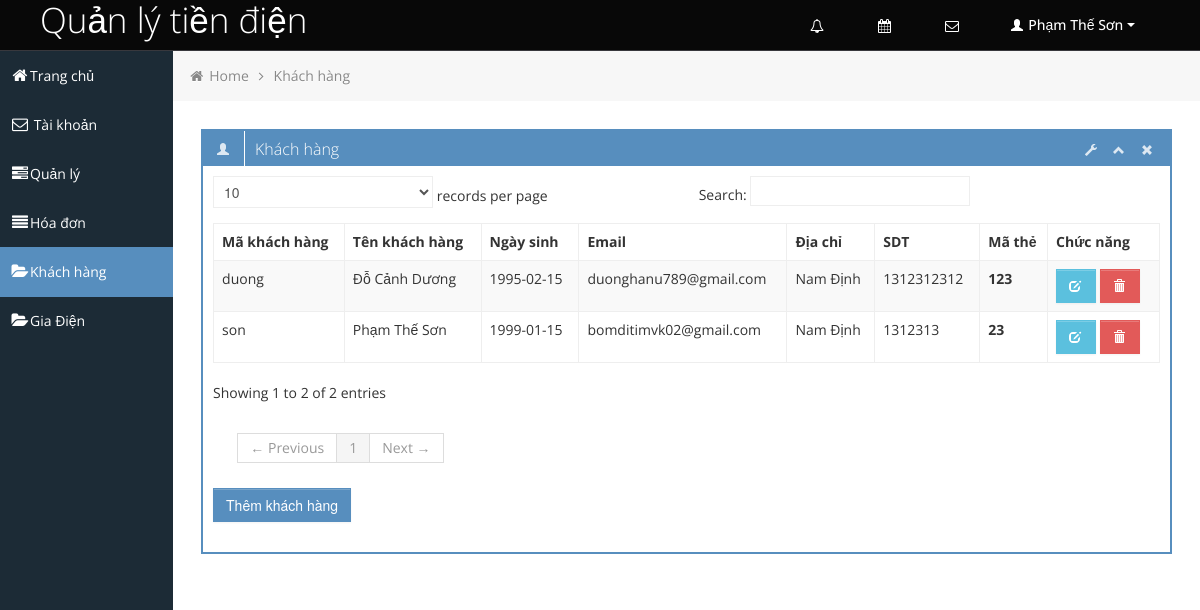
The app's page /Giaodien/QuanLy/khachhang.php (signed in) with its own data.
### tables this page shows
CREATE TABLE `khachhang` (
  `MaKH` varchar(20) NOT NULL COMMENT 'Mã khách hàng',
  `TenKH` varchar(50) NOT NULL COMMENT 'Tên khách hàng',
  `NgaySinh` date NOT NULL COMMENT 'Ngày sinh',
  `Email` varchar(30) NOT NULL,
  `DiaChi` varchar(50) NOT NULL COMMENT 'Địa chỉ',
  `SDT` varchar(20) NOT NULL COMMENT 'Số điện thoại',
  `MaThe` varchar(20) NOT NULL COMMENT 'Mã thẻ ngân hàng'
);

### Giaodien/QuanLy/khachhang.php (the view, shortened to what this page needs)
<!DOCTYPE html>
<html lang="en">
<head>
	<link id="bootstrap-style" href="css/bootstrap.min.css" rel="stylesheet">
	<link href="css/bootstrap-responsive.min.css" rel="stylesheet">
	<link id="base-style" href="css/style.css" rel="stylesheet">
	<link id="base-style-responsive" href="css/style-responsive.css" rel="stylesheet">
</head>
<body>
	<div class="navbar">
		<div class="navbar-inner">
			<div class="container-fluid">
				<a class="brand" href="index.html"><span>Quản lý tiền điện</span></a>
				<div class="nav-no-collapse header-nav">
					<ul class="nav pull-right">
						<li class="dropdown hidden-phone">
							<a class="btn dropdown-toggle" data-toggle="dropdown" href="#">
								<i class="icon-bell"></i>
							</a>
						</li>
						<li class="dropdown hidden-phone">
							<a class="btn dropdown-toggle" data-toggle="dropdown" href="#">
								<i class="icon-calendar"></i>
							</a>
						</li>
						<li class="dropdown hidden-phone">
						<a class="btn dropdown-toggle"  onclick="sendmail()"><i class="icon-envelope"></i></a>
						</li>
						<li class="dropdown">
							<a class="btn dropdown-toggle" data-toggle="dropdown" href="#">
								<i class="halflings-icon white user"></i> <?php echo $_SESSION['name']; ?>
								<span class="caret"></span>
							</a>
						</li>
					</ul>
				</div>
			</div>
		</div>
	</div>
		<div class="container-fluid-full">
		<div class="row-fluid">
			<div id="sidebar-left" class="span2">
				<div class="nav-collapse sidebar-nav">
				<ul class="nav nav-tabs nav-stacked main-menu">
						<li><a href="index.php"><i class="icon-home"></i><span class="hidden-tablet">Trang chủ</span></a></li>
						<li><a href="taikhoan.php"><i class="icon-envelope"></i><span class="hidden-tablet"> Tài khoản </span></a></li>
						<li><a href="quanly.php"><i class="icon-tasks"></i><span class="hidden-tablet">Quản lý</span></a></li>
						<li><a href="hoadon.php"><i class="icon-align-justify"></i><span class="hidden-tablet">Hóa đơn</span></a></li>
						<li><a href="khachhang.php"><i class="icon-folder-open"></i><span class="hidden-tablet">Khách hàng</span></a></li>
						<li><a href="trangthaisodien.php"><i class="icon-folder-open"></i><span class="hidden-tablet">Gia Điện</span></a></li>
					</ul>
				</div>
			</div>
			<div id="content" class="span10">
			<ul class="breadcrumb">
				<li>
					<i class="icon-home"></i>
					<a href="index.php">Home</a>
					<i class="icon-angle-right"></i>
				</li>
				<li><a href="khachhang.php">Khách hàng</a></li>
			</ul>
				<div class="row-fluid sortable">
					<div class="box span12">
						<div class="box-header" data-original-title>
							<h2><i class="halflings-icon white user"></i><span class="break"></span>Khách hàng</h2>
							<div class="box-icon">
								<a href="#" class="btn-setting"><i class="halflings-icon white wrench"></i></a>
								<a href="#" class="btn-minimize"><i class="halflings-icon white chevron-up"></i></a>
								<a href="#" class="btn-close"><i class="halflings-icon white remove"></i></a>
							</div>
						</div>
						<div class="box-content">
							<table class="table table-striped table-bordered bootstrap-datatable datatable">
							  <thead>
								  <tr>
									  <th>Mã khách hàng</th>
									  <th>Tên khách hàng</th>
									  <th>Ngày sinh</th>
									  <th>Email</th>
									  <th>Địa chỉ</th>
									  <th>SDT</th>
                                      <th>Mã thẻ</th>
                                      <th>Chức năng</th>
								  </tr>
							  </thead>
							  <tbody>
							  <?php
									include '../../connect.php';
									$sql = "SELECT * FROM khachhang";
									$result = mysqli_query($connect,$sql);
									if(mysqli_num_rows($result)>0)
									{
										while($row =mysqli_fetch_assoc($result))
										{
								?>
								<tr>
									<td><?php echo $row['MaKH']?></td>
									<td class="center"><?php echo $row['TenKH']?></td>
									<td class="center"><?php echo $row['NgaySinh']?></td>
									<td class="center"><?php echo $row['Email']?></td>
									<td class="center"><?php echo $row['DiaChi']?></td>
									<td class="center"><?php echo $row['SDT']?></td>
                                    <th><?php echo $row['MaThe']?></th>
									<td class="center">
										<a class="btn btn-info" href="suakhachhang.php?id=<?php echo $row['MaKH']?>">
											<i class="halflings-icon white edit"></i>
										</a>
										<a class="btn btn-danger" href="xulyxoakhachhang.php?id=<?php echo $row['MaKH']?>">
											<i class="halflings-icon white trash"></i>
										</a>
                                    </td>
								</tr>
								<?php
										}
									}
									else
									{
										echo('No value!');
									}
								?>
							  </tbody>
                          </table>
                          <form action="themkhachhang.php">
						  <input id="btnkhachhang" class="btn btn-primary" type="submit" value="Thêm khách hàng" >
						  </form>
						</div>
					</div>
				</div>
	</div>
		</div>
		</div>
</body>
</html>

### Giaodien/QuanLy/css/style-responsive.css (style rules this page uses)
@media (min-width: 1200px) { .container-fluid-full { overflow: hidden; position: relative; height: 100%; } }
@media (min-width: 1200px) { #content { width: 85.578%; padding: 28px; margin: 0px 0px; margin-left: 14.422% !important; } }
@media (min-width: 1200px) { #sidebar-left { background: #1C2B36; margin-left: 0px !important; position: absolute; height: 100%; } }
@media (min-width: 1200px) { .sidebar-nav > ul { margin: 0px; } }

### Giaodien/QuanLy/css/halflings.css (style rules this page uses)
html, html .halflings { -webkit-font-smoothing: antialiased !important; }
.halflings-icon { display: inline-block; width: 14px; height: 14px; line-height: 14px; vertical-align: text-top; background-image: url(../img/glyphicons_halflings.svg); background-position: 0 0; background-repeat: no-repeat; vertical-align: top; *display: inline; *zoom: 1; *margin-right: .3em; }
.halflings-icon.white { background-image: url(../img/glyphicons_halflings-white.svg); }
.halflings-icon.user { background-position: -168px 0; }
.halflings-icon.remove { background-position: -312px 0; }
.halflings-icon.trash { background-position: -456px 0; }
.halflings-icon.edit { background-position: -96px -72px; }
.halflings-icon.chevron-up { background-position: -288px -120px; }
.halflings-icon.wrench { background-position: -360px -144px; }

### Giaodien/QuanLy/css/style-forms.css (style rules this page uses)
input, textarea, .uneditable-input { width: 206px; }
input[type="file"], input[type="image"], input[type="submit"], input[type="reset"], input[type="button"], input[type="radio"], input[type="checkbox"] { width: auto; }
input, textarea, .uneditable-input { margin-left: 0; }

### records on screen
khachhang: MaKH "duong", TenKH "Đỗ Cảnh Dương", NgaySinh "1995-02-15", Email "duonghanu789@gmail.com", DiaChi "Nam Định", SDT "1312312312", MaThe "123"
khachhang: MaKH "son", TenKH "Phạm Thế Sơn", NgaySinh "1999-01-15", Email "bomditimvk02@gmail.com", DiaChi "Nam Định", SDT "1312313", MaThe "23"

### other values on screen
$_SESSION['name'] "Phạm Thế Sơn"
